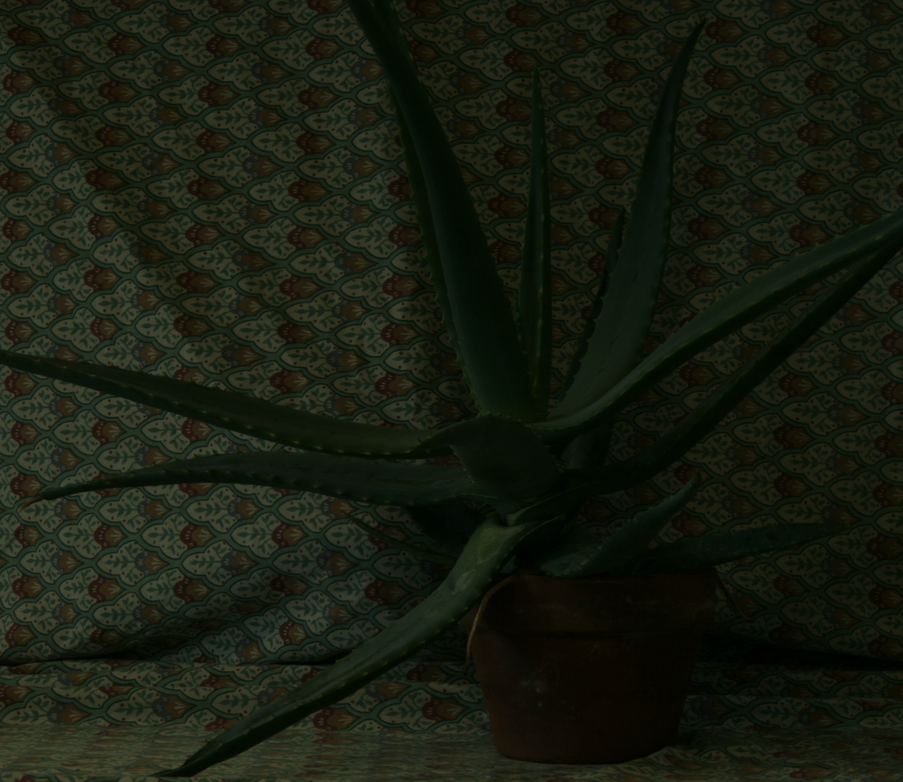
#> input picture imgs/aloe3_exp0.png, 903 x 782 px, shrunk from 1282 x 1110 before the run
$ python dataImgCreate.py
#> lines starting #> are read from the running program, lines starting #| are printed output that depends on the picture
import cv2
from matplotlib import pyplot as plt

left = cv2.imread("../imgs/aloe3_exp0.png",0)
#> left: shape (782, 903); min 0, max 73, mean 24.9

right = cv2.imread("../imgs/aloe4_exp0.png",0)
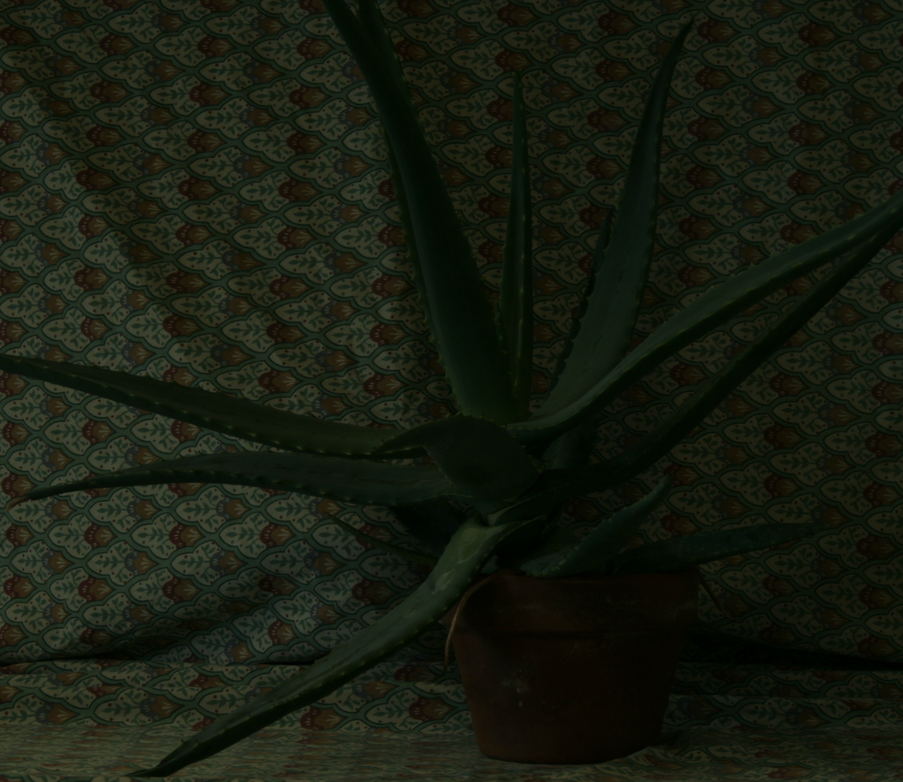
#> input picture imgs/aloe4_exp0.png, 903 x 782 px, shrunk from 1282 x 1110 before the run
#> right: shape (782, 903); min 0, max 72, mean 24.4

plt.subplot(121)
plt.imshow(left,"gray")
plt.title("Left")
plt.axis("off")
plt.subplot(122)
plt.title("Right")
plt.imshow(right,"gray")
plt.axis("off")


plt.show()
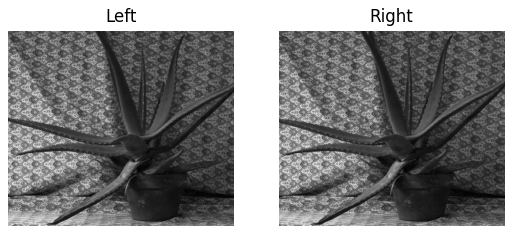
#> figure drawn by matplotlib, 2 panels
